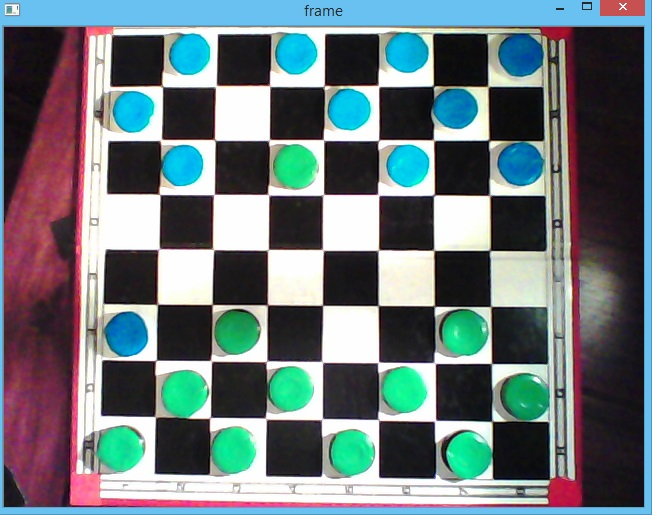
#> input picture pictures/move_test/position8_1.jpg, 652 x 515 px
$ python OpenCV_gradients.py   (Python 2 division)
#> lines starting #> are read from the running program, lines starting #| are printed output that depends on the picture; after the words box and inside, x2 and y2 are one past the last pixel; in counts of white or black regions, pixels touching at a corner belong together
import numpy as np
import cv2
from sampler_class import Sampler
from state_representation.state_repr import Repr
from state_representation.math import Math
import copy
import time

# function needed to change 7x7 matrix to 8x8 and calculate missing points


# [19 lines left out: functions insert_value, first_state_matrix, not called in this run]

def get_image_state(img):
    img = cv2.imread(img)

    gray = cv2.cvtColor(img, cv2.COLOR_BGR2GRAY)
    hsv = cv2.cvtColor(img, cv2.COLOR_BGR2HSV)
    # blue
    lower_blue = np.array([92, 0, 0])
    upper_blue = np.array([124, 256, 256])
    mask = cv2.inRange(hsv, lower_blue, upper_blue)

    output = np.array([[]])
    ret = False
    # Find the chess board corners
    ret, corners = cv2.findChessboardCorners(gray, (7, 7), output)
    # If found, add object points, image points (after refining them)
    if ret == True:
        # calculate lenght between two adjecent points
        x_substract = corners[01, [0]] - corners[00, [0]]
        y_substract = corners[07, [0]] - corners[00, [0]]

        result = np.copy(corners)
        result.resize((64, 2))

        insert_value(result, x_substract, y_substract)
        result.resize((64, 1, 2))
        # cv2.cornerSubPix(gray, corners, (11,11), (-1,-1), criteria)
        # Przesuniecie punktow na srodek pol
        result = np.subtract(result, x_substract / 2)
        result = np.subtract(result, y_substract / 2)

        # **************************************************
        result = Math.alter_chessboard_middles(img, result)
        # ***************************************************

        imgpoints.append(result)
        img = cv2.multiply(img, np.array([1.1]))
        img = cv2.medianBlur(img, 7) #to change orientation if necessary
        str_state_table = Sampler.check_colors(img, result)
        return str_state_table

# [73 lines left out: function map_indexes, not called in this run]

def check_move(path1, path2, map_current, map_new):
    state1 = get_image_state(path1)
    state2 = get_image_state(path2)

    difference = []
    null_tile = None
    active_tile = None
    for i in range(0, len(state1)):
        for j in range(0, len(state1[0])):
            if state1[i][j] != state2[i][j]:
                difference.append([i, j, state1[i][j], state2[i][j]])

    try:
        k = None
        if len(difference) > 2:                                                                                             #if difference is more than 2 then the change is not valid
            print("State change not possible, number of tiles that do not match: " + len(null_tile))
        elif len(difference) == 2:
            if difference[0][3] == 'white':
                null_tile = difference[0]
                active_tile = difference[1]
                k = -1
            else:
                null_tile = difference[1]
                active_tile = difference[0]
                k = 0
            x = null_tile[0]
            y = null_tile[1]
            index_null = map_indexes(x,y)
            map_new[index_null][1] = 0
            print("zmieniam", map_new[active_tile[0] * 4 + null_tile[1]][0], 'z', map_new[active_tile[0] * 4 + null_tile[1]][1], 'na ',map_current[null_tile[0] * 4 + null_tile[1] + k][1])
            x = active_tile[0]
            y = active_tile[1]
            index_active = map_indexes(x,y)
            #map_new[index][1] = map_current
            map_new[index_active][1] = map_current[index_null][1]
            map_current = copy.deepcopy(map_new)
        elif len(difference) == 0:
            return
        elif len(difference) == 1:
            null_tile = difference[0]
            x = null_tile[0]
            y = null_tile[1]
            index_null = map_indexes(x,y)
            map_new[index_null][1] = 0

    except Exception as e:
        print('Inaccesible state! Return to the last acceptable')
        return
                #ONLY if test in logic will prove that it was valid move
    return[map_current, map_new]

        # temp = map_current[null_tile[0] * 4 + null_tile[1] + 1][1]
        # map_new[active_tile[0] * 4 + active_tile[1] + 1] = temp
        # map_new[null_tile[0] * 4 + null_tile[1] + 1] =

        # get_nth_element_of_map(null_tile * 4 + null_tile[1] + 1, map_current)[1] = temp
        # get_nth_element_of_map(difference[1][0] * 4 + difference[1][1] + 1, map_current)[1] =

def starting_map():
    array = []
    for i in range(33, 45):
        array.append([i, i + 44])
    for i in range(45, 53):
        array.append([i, 0])
    for i in range(53, 65):
        array.append([i, i + 12])
    return array

def get_nth_element_of_map(i, array):
    return array[i + 32][1]


map_curr = []
map_new = []

# termination criteria
criteria = (cv2.TERM_CRITERIA_EPS + cv2.TERM_CRITERIA_MAX_ITER, 30, 0.001)

# prepare object points, like (0,0,0), (1,0,0), (2,0,0) ....,(6,5,0)
objp = np.zeros((6*7,3), np.float32)
objp[:,:2] = np.mgrid[0:7,0:6].T.reshape(-1,2)

# Arrays to store object points and image points from all the images.
objpoints = [] # 3d point in real world space
imgpoints = [] # 2d points in image plane.


Sampler.debug = 0
img = cv2.imread('../pictures/move_test/position8_1.jpg')
#> img is the input picture: shape (515, 652, 3); mean B, G, R 122.2, 118.5, 106

gray = cv2.cvtColor(img,cv2.COLOR_BGR2GRAY)
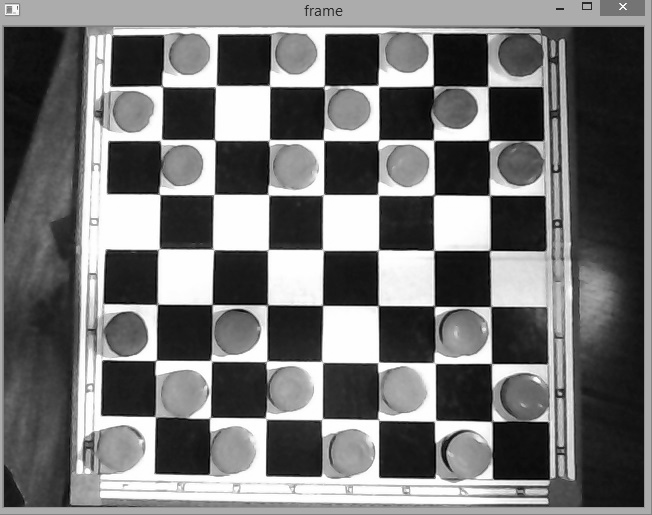
#> gray: shape (515, 652); min 0, max 255, mean 115.2
hsv = cv2.cvtColor(img, cv2.COLOR_BGR2HSV)
#> hsv: shape (515, 652, 3); mean H, S, V 96.6, 79.5, 137
    # blue
lower_blue = np.array([92,0,0])
upper_blue = np.array([124,256,256])
mask = cv2.inRange(hsv, lower_blue, upper_blue)
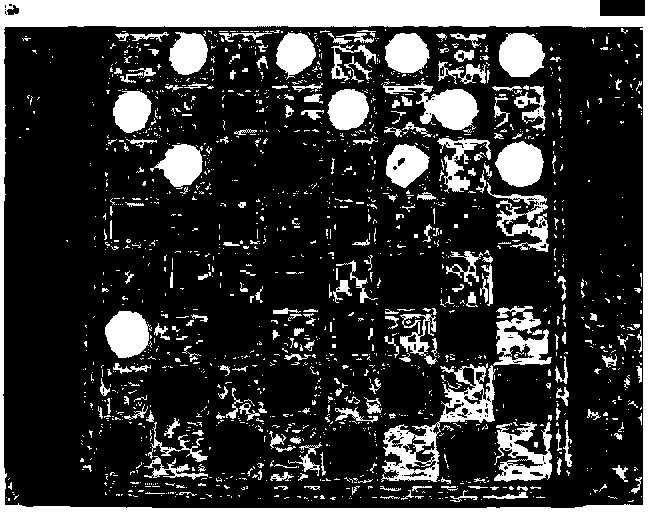
#> mask: shape (515, 652); 22.1% white; 1625 white regions (1394 under 20 px), largest, box (x1, y1, x2, y2) and area: (0, 0, 652, 515) 28152, (381, 363, 496, 482) 3483, (383, 81, 479, 130) 1984

map_curr = starting_map()
map_new = starting_map()

path1 = '../pictures/move_test2/1.jpg'
path2 = '../pictures/move_test2/2.jpg'
print(map_curr)

maps = check_move(path1, path2, map_curr, map_new)                              #Dziwne przypisanie bo nie zwojowalem wewnatrz funkcji zmiany zawartosci listy podanej jako parametr
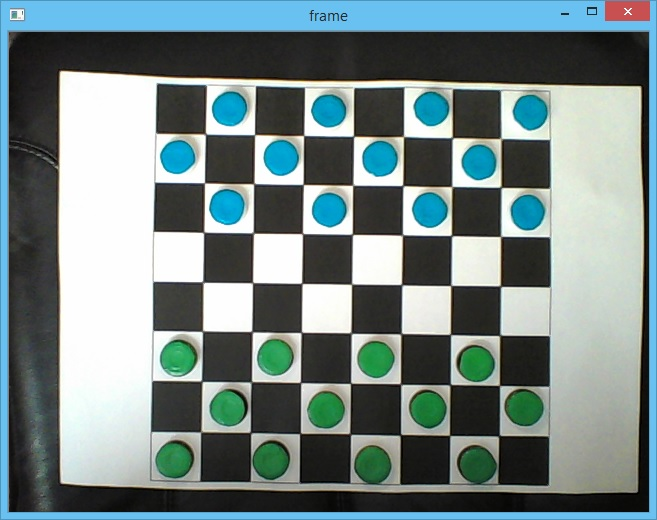
#> input picture pictures/move_test2/1.jpg, 657 x 520 px
#> in get_image_state, img is the input picture: shape (520, 657, 3); mean B, G, R 133.7, 133.9, 116.9
#> in get_image_state, `gray = cv2.cvtColor(img, cv2.COLOR_BGR2GRAY)`:
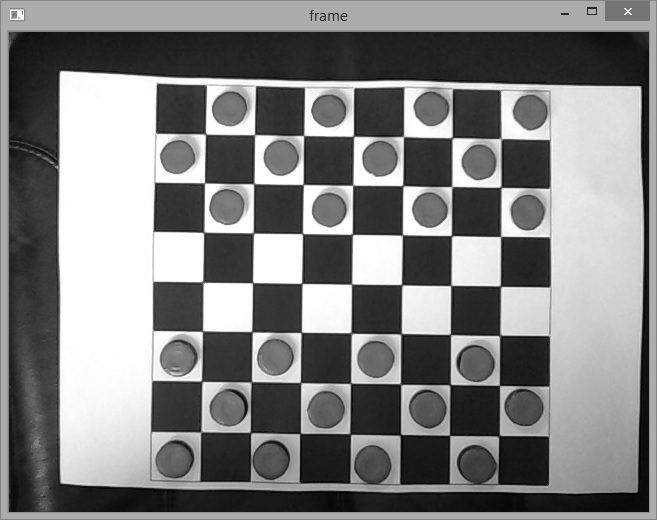
#> gray: shape (520, 657); min 0, max 255, mean 128.8
#> in get_image_state, `hsv = cv2.cvtColor(img, cv2.COLOR_BGR2HSV)`: hsv: shape (520, 657, 3); mean H, S, V 51.4, 47.1, 140.6
#> in get_image_state, `mask = cv2.inRange(hsv, lower_blue, upper_blue)`:
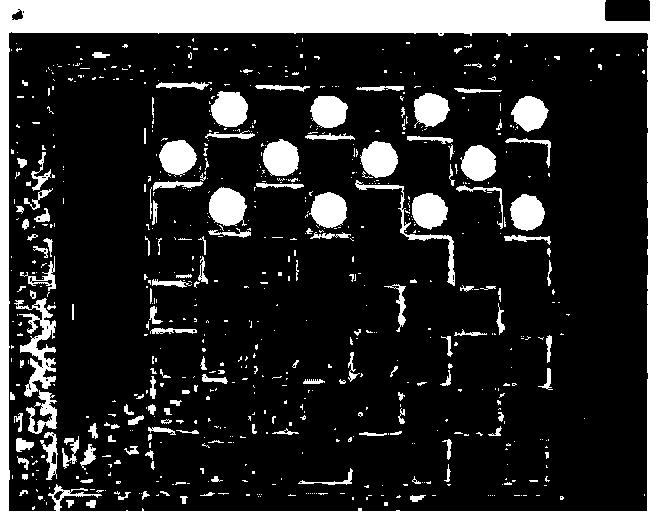
#> mask: shape (520, 657); 18.7% white; 726 white regions (572 under 20 px), largest, box (x1, y1, x2, y2) and area: (0, 0, 657, 520) 35964, (14, 298, 56, 397) 1528, (209, 187, 247, 226) 1122
#> in get_image_state, `ret, corners = cv2.findChessboardCorners(gray, (7, 7), output)`: ret = True; corners = 49 rows, first 8: [205.7, 133.8], [254.7, 134.4], [304, 135.4], [353.9, 136.1], [403.6, 136.4], [452.6, 137.3], [501.3, 138.6], [204.5, 182.5]
#> in get_image_state, `x_substract = corners[01, [0]] - corners[00, [0]]`: x_substract = [[49.06, 0.55]]
#> in get_image_state, `y_substract = corners[07, [0]] - corners[00, [0]]`: y_substract = [[-1.21, 48.72]]
#> in get_image_state, `result = np.copy(corners)`: result has the same summary as corners
#> (the run stopped early here; a loop or call above may not have finished)
